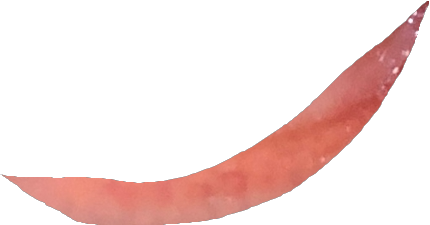
#> input picture dataset/anemic/Anemic-001RA (6).png, 430 x 225 px; its folder holds only this picture in this run
$ jupyter execute --allow-errors 5_ML_LP_6-6.ipynb
#> lines starting #> are read from the running program, lines starting #| are printed output that depends on the picture
### **Kelompok 5**
### **> Alghifari Rasyid Zola (105222006)**
### **> Fauzan Azhima (105222003)**

### ======================================================================

# **Klasifikasi Gambar dengan menggunakan model Random Forest**

### Mengelompokkan gambar dari dataset yang terdisi dari 2 kelas yaitu **anemic** dan **non-anemic**

### ======================================================================

## **Exploratory Data Analysis (EDA)**

### ✅ Tujuan:
### - Memahami distribusi kelas
### - Meninjau dimensi & format gambar
### - Visualisasi contoh gambar

### Cek Jumlah Gambar per Kelas

[cell 1]
import os
from skimage import color, exposure
from skimage.feature import hog

from PIL import Image

def load_images_from_folder(folder):
#> called with folder = 'dataset/anemic'
    images = []
    for filename in os.listdir(folder):
        if filename.endswith(('.png', '.jpg', '.jpeg')):
            img_path = os.path.join(folder, filename)
            img = Image.open(img_path)
#> img is the input picture: PIL image 430x225 RGBA; mean R, G, B, A 46.5, 26.3, 23.9, 55.5
            images.append(img)
    return images

# Ganti path sesuai dengan struktur folder Anda
anemic_images = load_images_from_folder('dataset/anemic')
#> anemic_images = 1 item
#> (the rest of this cell did not finish here and is left out)


# 2. EDA
print(f"Jumlah gambar anemic: {len(anemic_images)}")
print(f"Jumlah gambar non-anemic: {len(nonanemic_images)}")

[cell 2]
anemic_path = 'dataset/anemic'
nonanemic_path = 'dataset/nonanemic'

print('Anemic:', len(os.listdir(anemic_path)))
#> (the rest of this cell did not finish here and is left out)

### Tampilkan Contoh Gambar

[cell 3]
import matplotlib.pyplot as plt
import cv2

sample_anemic = cv2.imread(os.path.join(anemic_path, os.listdir(anemic_path)[0]))
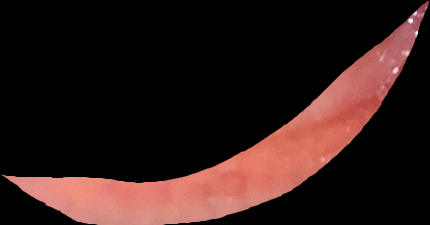
#> sample_anemic: shape (225, 430, 3); mean B, G, R 23.9, 26.3, 46.5
#> (the rest of this cell did not finish here and is left out)

[cell 4]
plt.figure(figsize=(12, 6))
#> (the rest of this cell did not finish here and is left out)

### Distribusi Kelas

[cell 5]
import matplotlib.pyplot as plt

labels = ['Anemic', 'Non-anemic']
#> (the rest of this cell did not finish here and is left out)

### ======================================================================

## **Preprocessing**

### ✅ Tujuan:

### - Resize gambar ke ukuran seragam
### - Normalisasi
### - Ekstraksi fitur (karena Random Forest tidak menerima raw image)

### Resize + flatten Gambar

[cell 6]
import numpy as np

def load_images_from_folder(folder, label, size=(64, 64)):
#> called with folder = 'dataset/anemic', label = 0, size = (64, 64)
    images = []
    labels = []
    for filename in os.listdir(folder):
        img = cv2.imread(os.path.join(folder, filename))
        if img is not None:
            img = cv2.resize(img, size)
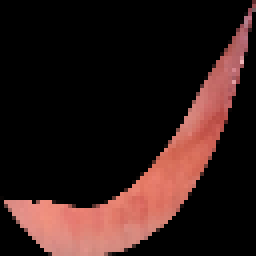
#> img: shape (64, 64, 3) (shown 4 times larger); mean B, G, R 23.9, 26.3, 46.6
            img = img.flatten()  # Ubah jadi 1D array
#> img = 12288 values, max 242 at index 10400, min 0 at index 0, mean 32.23
            images.append(img)
            labels.append(label)
    return images, labels

X_anemic, y_anemic = load_images_from_folder(anemic_path, 0)
#> X_anemic = 1 item; y_anemic = [0]
#> (the rest of this cell did not finish here and is left out)


X = np.array(X_anemic + X_nonanemic)
y = np.array(y_anemic + y_nonanemic)

$ run again, on dataset/anemic/Anemic-007 (12).png
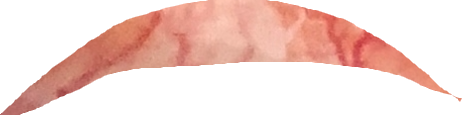
#> input picture dataset/anemic/Anemic-007 (12).png, 462 x 115 px
#> in load_images_from_folder, img is the input picture: PIL image 462x115 RGBA; mean R, G, B, A 83.2, 54, 47.6, 93.5
#> anemic_images = 1 item
#> `sample_anemic = cv2.imread(os.path.join(anemic_path, os.listdir(anemic..`:
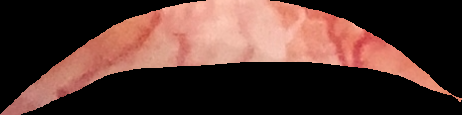
#> sample_anemic: shape (115, 462, 3); mean B, G, R 47.6, 54, 83.2
#> in load_images_from_folder, `img = cv2.resize(img, size)`:
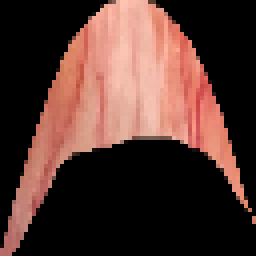
#> img: shape (64, 64, 3) (shown 4 times larger); mean B, G, R 47.6, 54, 83.1
#> in load_images_from_folder, `img = img.flatten()`: img = 12288 values, max 255 at index 284, min 0 at index 0, mean 61.57
#> X_anemic = 1 item; y_anemic = [0]

$ run again, on dataset/anemic/Anemic-007 (7).png
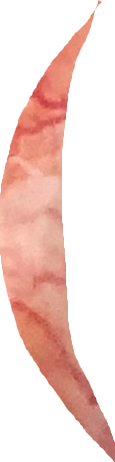
#> input picture dataset/anemic/Anemic-007 (7).png, 115 x 462 px
#> in load_images_from_folder, img is the input picture: PIL image 115x462 RGBA; mean R, G, B, A 83.2, 54, 47.6, 93.5
#> anemic_images = 1 item
#> `sample_anemic = cv2.imread(os.path.join(anemic_path, os.listdir(anemic..`:
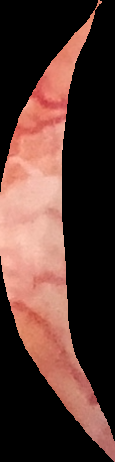
#> sample_anemic: shape (462, 115, 3); mean B, G, R 47.6, 54, 83.2
#> in load_images_from_folder, `img = cv2.resize(img, size)`:
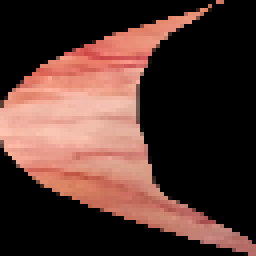
#> img: shape (64, 64, 3) (shown 4 times larger); mean B, G, R 47.6, 54, 83.1
#> in load_images_from_folder, `img = img.flatten()`: img = 12288 values, max 255 at index 3686, min 0 at index 0, mean 61.57
#> X_anemic = 1 item; y_anemic = [0]

$ run again, on dataset/anemic/Anemic-010 (3).png
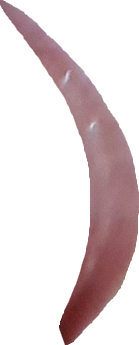
#> input picture dataset/anemic/Anemic-010 (3).png, 139 x 345 px
#> in load_images_from_folder, img is the input picture: PIL image 139x345 RGBA; mean R, G, B, A 43.3, 30.3, 31.9, 71.4
#> anemic_images = 1 item
#> `sample_anemic = cv2.imread(os.path.join(anemic_path, os.listdir(anemic..`:
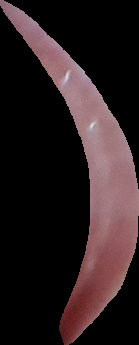
#> sample_anemic: shape (345, 139, 3); mean B, G, R 31.9, 30.3, 43.3
#> in load_images_from_folder, `img = cv2.resize(img, size)`:
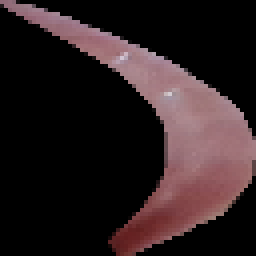
#> img: shape (64, 64, 3) (shown 4 times larger); mean B, G, R 31.9, 30.3, 43.2
#> in load_images_from_folder, `img = img.flatten()`: img = 12288 values, max 211 at index 4544, min 0 at index 15, mean 35.12
#> X_anemic = 1 item; y_anemic = [0]

$ run again, on dataset/anemic/Anemic-003 (4).png
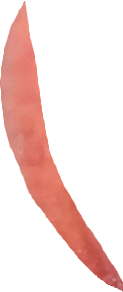
#> input picture dataset/anemic/Anemic-003 (4).png, 123 x 292 px
#> in load_images_from_folder, img is the input picture: PIL image 123x292 RGBA; mean R, G, B, A 57.1, 31.6, 28.1, 65
#> anemic_images = 1 item
#> `sample_anemic = cv2.imread(os.path.join(anemic_path, os.listdir(anemic..`:
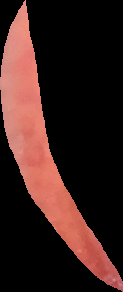
#> sample_anemic: shape (292, 123, 3); mean B, G, R 28.1, 31.6, 57.1
#> in load_images_from_folder, `img = cv2.resize(img, size)`:
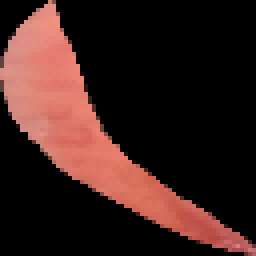
#> img: shape (64, 64, 3) (shown 4 times larger); mean B, G, R 28.1, 31.6, 57.1
#> in load_images_from_folder, `img = img.flatten()`: img = 12288 values, max 241 at index 1004, min 0 at index 0, mean 38.96
#> X_anemic = 1 item; y_anemic = [0]
